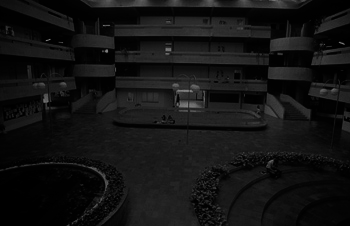
#> input picture test01/img/predio.jpg, 350 x 226 px, found by its file name
$ python q3.py
#> lines starting #> are read from the running program, lines starting #| are printed output that depends on the picture
import cv2
import numpy as np
from matplotlib import pyplot as plot

image = cv2.imread('../img/predio.jpg')
#> image is the input picture: shape (226, 350, 3); min 0, max 129, mean 18.8
image2 = cv2.cvtColor(image, cv2.COLOR_BGR2YUV)
#> image2: shape (226, 350, 3); mean of channels 0, 1, 2 18.8, 128, 128

image2[:,:,0] = cv2.equalizeHist(image2[:,:,0])
#> image2: shape (226, 350, 3); mean of channels 0, 1, 2 126.9, 128, 128

imageEqualizada = cv2.cvtColor(image2, cv2.COLOR_YUV2BGR)
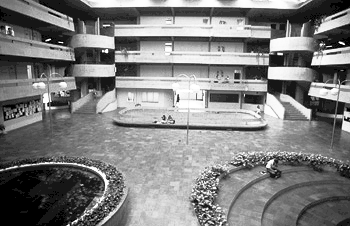
#> imageEqualizada: shape (226, 350, 3); min 0, max 255, mean 126.9

cv2.imshow('Color input image', image)
cv2.imshow('Histogram equalized', imageEqualizada)

plot.hist(image.ravel(),256,[0,256])
plot.hist(imageEqualizada.ravel(),256,[0,256])
plot.show()
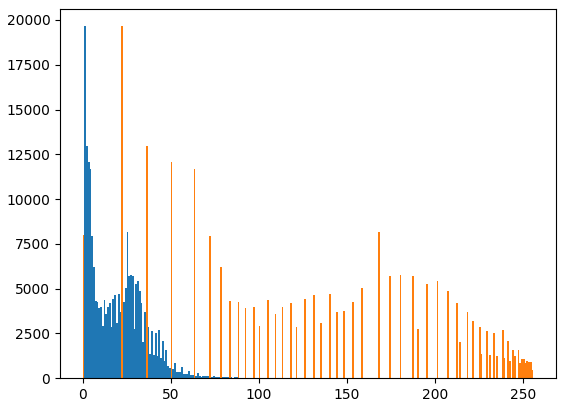
#> figure drawn by matplotlib, 1 panel; tallest bar 19653 high, from x = 1 to 2; tallest bar 19653 high, from x = 22 to 23

cv2.waitKey(0)
cv2.destroyAllWindows()
